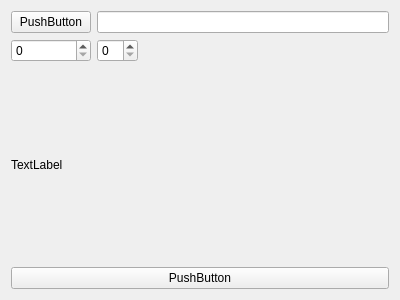
<?xml version="1.0" encoding="UTF-8"?>
<ui version="4.0">
 <class>Widget</class>
 <widget class="QWidget" name="Widget">
  <property name="geometry">
   <rect>
    <x>0</x>
    <y>0</y>
    <width>400</width>
    <height>300</height>
   </rect>
  </property>
  <property name="windowTitle">
   <string>Widget</string>
  </property>
  <layout class="QGridLayout" name="gridLayout">
   <item row="5" column="0" colspan="3">
    <widget class="QPushButton" name="pushButton_2">
     <property name="text">
      <string>PushButton</string>
     </property>
    </widget>
   </item>
   <item row="2" column="1">
    <widget class="QSpinBox" name="spinBox_2"/>
   </item>
   <item row="2" column="0">
    <widget class="QSpinBox" name="spinBox"/>
   </item>
   <item row="2" column="2">
    <spacer name="horizontalSpacer">
     <property name="orientation">
      <enum>Qt::Horizontal</enum>
     </property>
     <property name="sizeHint" stdset="0">
      <size>
       <width>40</width>
       <height>20</height>
      </size>
     </property>
    </spacer>
   </item>
   <item row="1" column="0">
    <widget class="QPushButton" name="pushButton">
     <property name="maximumSize">
      <size>
       <width>100</width>
       <height>16777215</height>
      </size>
     </property>
     <property name="text">
      <string>PushButton</string>
     </property>
    </widget>
   </item>
   <item row="1" column="1" colspan="2">
    <widget class="QLineEdit" name="lineEdit"/>
   </item>
   <item row="4" column="0" colspan="3">
    <widget class="QLabel" name="label">
     <property name="text">
      <string>TextLabel</string>
     </property>
    </widget>
   </item>
  </layout>
 </widget>
 <layoutdefault spacing="6" margin="11"/>
 <resources/>
 <connections/>
</ui>
